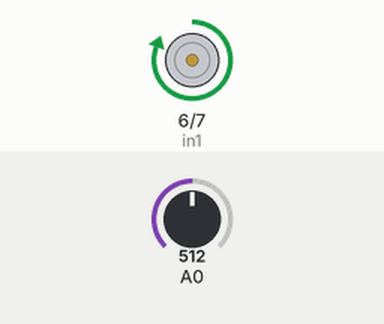
Simulated run of this sketch. Board: Arduino Uno, built with avr-gcc and run on an emulated ATmega328P. On the bench: motor-driver pin pairs drawn as motors (green arrow = first pin HIGH = forward, orange = second pin HIGH = backward, longer = more drive, scaled by the enable pin). Inputs (shaded band) come from the test bench; at power-on: A0 = 512. The modem accepts every AT command (registered, SIM ready, sends succeed) and sends nothing else; what the sketch prints to the serial monitor is not drawn.

Above: at 1.1 s.
At 5.1 s:
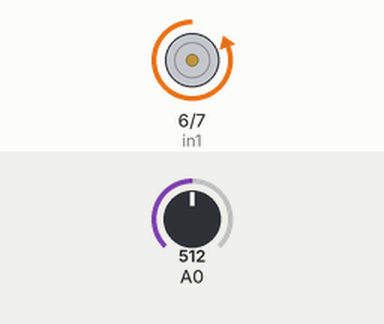
At 9.1 s:
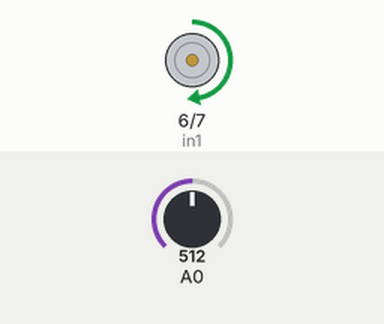
At 15.1 s:
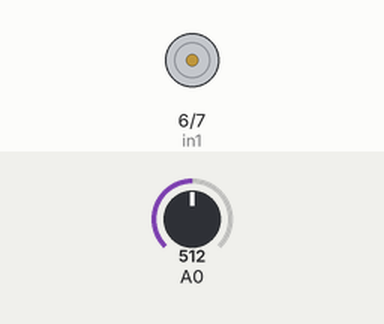
Timing chart, 0 to 16.6 s (numbered marks = the images above):
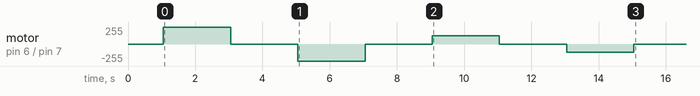

The sketch:

rotation.ino
```cpp
//MOTOR1 PINS
int ena = 5;
int in1 = 6;
int in2 = 7;
#include <dht11.h>
#include <SoftwareSerial.h>
int offset =0;
int rxPin = 10;                                               //ESP8266 RX pini
int txPin = 11;
String agAdi = "Nit";                 // We write the name of our network here.
String agSifresi = "topcoder";           // We write the password of our network here.
String ip = "184.106.153.149";                                //Thingspeak ip adresi
float sicaklik, nem;
SoftwareSerial esp(rxPin, txPin);
                                              //ESP8266 TX pini
void setup() {

  pinMode(ena, OUTPUT);
  pinMode(in1, OUTPUT);
  pinMode(in2, OUTPUT);
  Serial.begin(9600);  // We are starting our communication with the serial port.
  Serial.println("Started");
  esp.begin(115200);                                          // We are starting serial communication with ESP8266.
  esp.println("AT");                                         // We do the module control with the AT command.
  Serial.println("AT  sent ");
  while(!esp.find("OK")){                                     // We wait until the module is ready.
    esp.println("AT");
    Serial.println("ESP8266 Not Find.");
  }
  Serial.println("OK Command Received");
  esp.println("AT+CWMODE=1");                                 // We set the ESP8266 module as a client.
  while(!esp.find("OK")){                                     // We wait until the setting is done.
    esp.println("AT+CWMODE=1");
    Serial.println("Setting is ....");
  }
  Serial.println("Set as client");
  Serial.println("Connecting to the Network ...");
  esp.println("AT+CWJAP=\""+agAdi+"\",\""+agSifresi+"\"");    // We are connecting to our network.
  while(!esp.find("OK"));                                     // We wait until it is connected to the network.
  Serial.println("connected to the network.");
  delay(1000);
     //CLOCKWISE MAX SPEED
  digitalWrite(in1,HIGH);
  digitalWrite(in2,LOW);
  analogWrite(ena, 255);
  sicaklik = 255;

  delay(2000);

  //STOP
  digitalWrite(in1,LOW);
  digitalWrite(in2,LOW);
  delay(2000);

  //COUNTERCLOCKWISE MAX SPEED
  digitalWrite(in1,LOW);
  digitalWrite(in2,HIGH);
  analogWrite(ena, 255);
  sicaklik = 255;
  delay(2000);

  //STOP
  digitalWrite(in1,LOW);
  digitalWrite(in2,LOW);
  delay(2000);

  //CLOCKWISE HALF SPEED
  digitalWrite(in1,HIGH);
  digitalWrite(in2,LOW);
  analogWrite(ena, 127);
  delay(2000);

  //STOP
  digitalWrite(in1,LOW);
  digitalWrite(in2,LOW);
  delay(2000);

  //COUNTERCLOCKWISE MAX SPEED
  digitalWrite(in1,LOW);
  digitalWrite(in2,HIGH);
  analogWrite(ena, 127);
  delay(2000);

  //STOP
  digitalWrite(in1,LOW);
  digitalWrite(in2,LOW);

}

void loop()
{
  esp.println("AT+CIPSTART=\"TCP\",\""+ip+"\",80");           // We connect to Thingspeak.
  if(esp.find("Error")){                                      // We check the connection error.
    Serial.println("AT+CIPSTART Error");
  }
  int volt = analogRead(A0);// read the input
  double nem = map(volt,0,1023, 0, 2500) + offset;// map 0-1023 to 0-2500 and add correction offset

  nem /=100;// divide by 100 to get the decimal values
  Serial.print("Voltage: ");
  Serial.print(nem);//print the voltge
  Serial.println("V");


  String veri = "GET https://api.thingspeak.com/update?api_key=Y8M078XU15AXCKNV";   // Thingspeak command. We write our own api key in the key part.
  veri += "&field3=";
  veri += String(sicaklik);// The temperature variable we will send
  veri += "&field4=";
  veri += String(nem);// The moisture variable we will send
  veri += "\r\n\r\n";
  esp.print("AT+CIPSEND=");                                   // We give the length of data that we will send to ESP.
  esp.println(veri.length()+2);
  delay(2000);
  if(esp.find(">")){                                          // The commands in it are running when ESP8266 is ready..
    esp.print(veri);                                          // We send the data.
    Serial.println(veri);
    Serial.println("Data sent.");
    delay(1000);
  }
  Serial.println("Connection Closed.");
  esp.println("AT+CIPCLOSE");                                // we close the link
  delay(1000);

}
```
